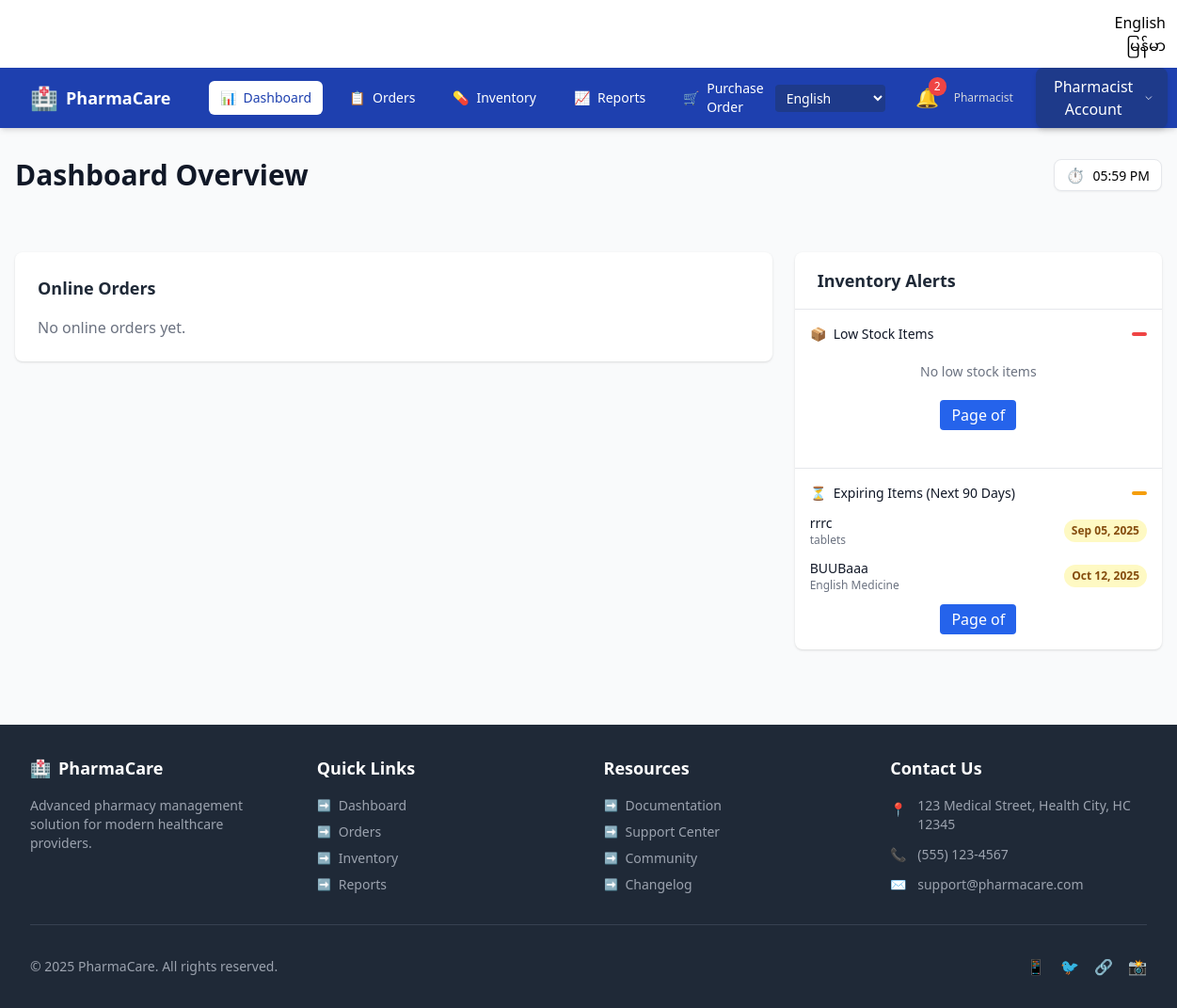
Page /en/ (signed in) on the earlier database version.
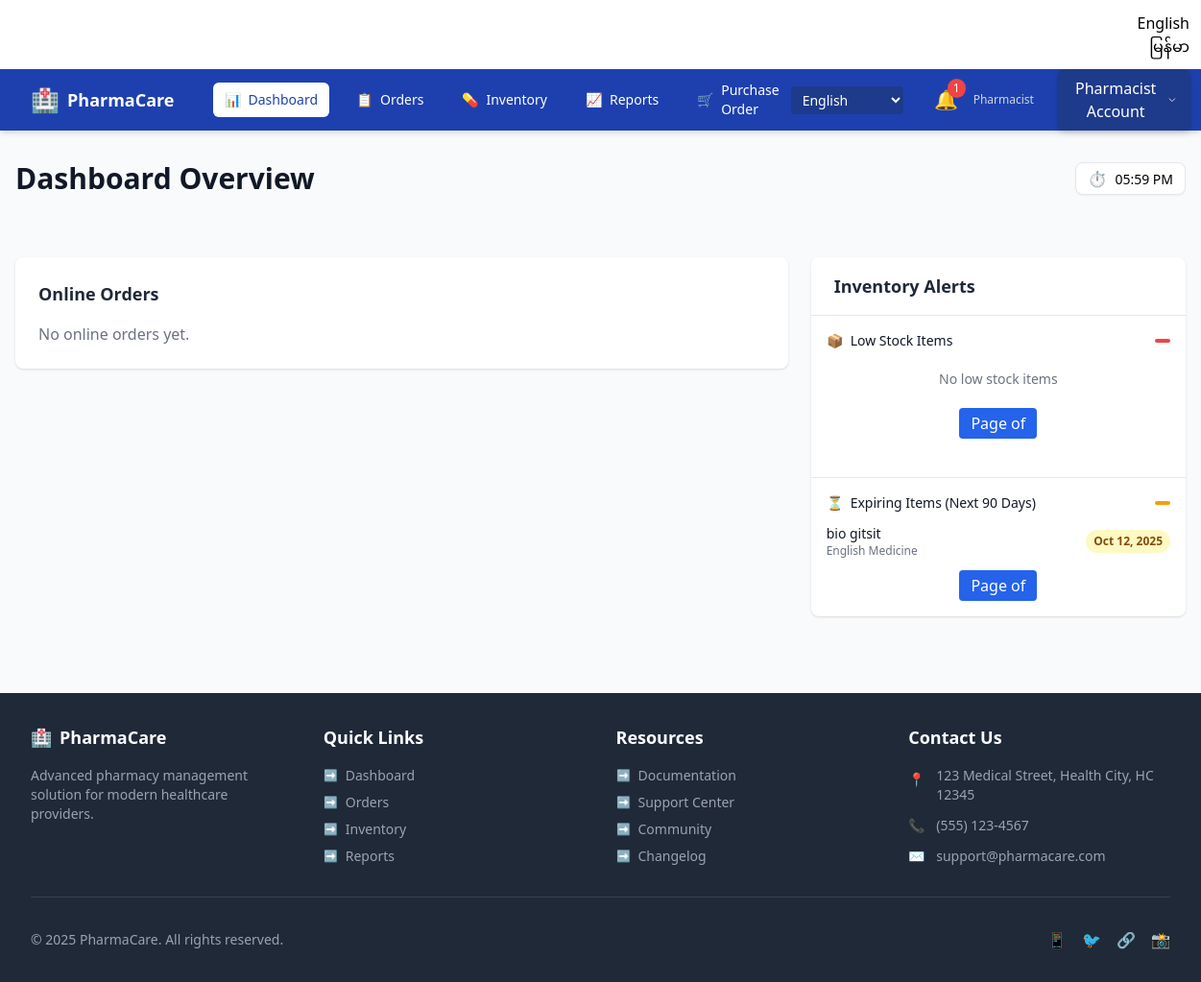
Same page on the later database version.
### ourapp/models.py (models this page shows, shortened)
class Item(models.Model):
    category = models.ForeignKey(Category, on_delete=models.CASCADE, verbose_name=_("Category"))
    item_photo = models.ImageField(upload_to='photos', verbose_name=_("Photo"))
    primary_supplier = models.ForeignKey(Supplier, on_delete=models.CASCADE, blank=True, null=True, verbose_name=_("Primary Supplier"))
    strength = models.CharField(max_length=50, blank=True, null=True, verbose_name=_("Strength"))
    item_name = models.CharField(max_length=255, verbose_name=_("Item Name"))
    item_quantity = models.PositiveIntegerField(verbose_name=_("Quantity"))
    item_price = models.PositiveIntegerField(verbose_name=_("Selling Price"))
    purcharse_price = models.PositiveIntegerField(default=0, verbose_name=_("Purchase Price"))
    reorder_level = models.PositiveIntegerField(default=0, blank=True, null=True, verbose_name=_("Reorder Level"))
    item_description = models.TextField(verbose_name=_("Description"))
    exp_date = models.DateField(verbose_name=_("Expiry Date"))
    brand_name = models.CharField(max_length=255, blank=True, null=True, verbose_name=_("Brand Name"))
    batch_number = models.CharField(max_length=100, blank=True, null=True, verbose_name=_("Batch Number"))
    stock_minimum = models.PositiveIntegerField(default=10, verbose_name=_("Minimum Stock"))
    is_limited = models.BooleanField(default=False, verbose_name=_("Limited Stock"))
    max_quantity = models.PositiveIntegerField(default=5, verbose_name=_("Maximum Quantity"))
    last_ordered = models.DateField(blank=True, null=True, verbose_name=_("Last Ordered"))

class Category(models.Model):
    name = models.CharField(max_length=100, unique=True, verbose_name=_("Name"))
    description = models.TextField(blank=True, null=True, verbose_name=_("Description"))
    def __str__(self):
        return self.name

### ourapp/views.py (the view)
# urls.py: path('', base, name='base'),
def base(request):
    items = Item.objects.all().order_by('-id')[:2]
    categories = Category.objects.all()
    context = {'items':items,
               'categories': categories,
               }
    return render(request,'base.html',context)

### ourapp/context_processors.py (called while the page is built)
def expiry_alert_items(request):
    if request.user.is_authenticated and hasattr(request.user, 'userprofile'):
        if request.user.userprofile.role == 'pharmacist':
            today = date.today()
            threshold_date = today + timedelta(days=90)
            expiring_items = Item.objects.filter(exp_date__lte=threshold_date, exp_date__gte=today).order_by('exp_date')
            return {'expiring_items': expiring_items}
    return {}

### templates/base.html (shortened to what this page needs)
{% load static %}
<!DOCTYPE html>
<html lang="en">
<head>
</head>
<body>
    {% if user.userprofile.role == 'pharmacist' %}
    <div class="text-end p-3 bg-white border-bottom">
  <form action="{% url 'set_language' %}" method="post" class="d-inline">
      <button type="submit" class="btn btn-outline-primary btn-sm">English</button>
  </form>
  <form action="{% url 'set_language' %}" method="post" class="d-inline">
      <button type="submit" class="btn btn-outline-success btn-sm">မြန်မာ</button>
  </form>
</div>
            {% include 'pharmacist/dashboard.html' %}
    {% else %}
             {% include 'customer/dashboard.html' %}
             <div class="text-end p-3 bg-white border-bottom">
    {% endif %}
</body>
</html>

### templates/pharmacist/dashboard.html (shortened to what the changed rows need)
{% load i18n %}
<!DOCTYPE html>
<html lang="en">
<head>
    <script src="https://cdn.tailwindcss.com"></script>
</head>
<body class="bg-gray-50 flex flex-col min-h-screen">
    {% if user.userprofile.role == 'pharmacist' %}
    <nav class="bg-[#1e40af] text-white shadow-md">
        <div class="mx-auto px-4 sm:px-6 lg:px-8">
            <div class="flex items-center justify-between h-16">
                <div class="flex items-center">
                    <div class="ml-3 relative">
                        <button id="notif-bell" class="p-1 rounded-full text-white focus:outline-none relative hover:bg-[#3b82f6] hover:bg-opacity-20">
                            <span class="text-xl">🔔</span>
                            {% if expiring_items %}
                            <span class="absolute -top-1 -right-1 bg-[#ef4444] text-white text-xs rounded-full px-1.5 py-0.5">
                                {{ expiring_items|length }}
                            </span>
                            {% endif %}
                        </button>
                    </div>
                </div>
            </div>
        </div>
    </nav>
    {% else %}
    {{ user.userprofile.role }}
    {% endif %}
    <div class="w-full px-4 py-8">
        <div class="mb-8">
            <div class="flex justify-between items-center">
                <div>
                    <h1 class="text-3xl font-bold text-gray-900">{% trans "Dashboard Overview" %}</h1>
                </div>
            </div>
        </div>
        <div class="grid grid-cols-1 lg:grid-cols-3 gap-6">
            <div class="lg:col-span-2">
                <div class="card bg-white rounded-lg p-6 shadow mb-8">
                    <h2 class="text-lg font-semibold text-gray-800 mb-4">{% trans "Online Orders" %}</h2>
                </div>
            </div>
            <div class="space-y-6">
                <div class="card bg-white rounded-lg shadow overflow-hidden">
                    <div class="px-6 py-4 border-b border-gray-200">
                        <h2 class="text-lg font-semibold text-gray-800">{% trans "Inventory Alerts" %}</h2>
                    </div>
                    <div class="divide-y divide-gray-200">
<div class="p-4 mt-6">
    <ul class="space-y-3">
        {% for item in expiring_items %}
        <li class="flex justify-between items-center">
            <div>
                <p class="text-sm font-medium text-gray-900">{{ item.item_name }}</p>
                <p class="text-xs text-gray-500">{{ item.category }}</p>
            </div>
            <span class="text-xs font-semibold px-2 py-1 rounded-full bg-yellow-100 text-yellow-800">
                {{ item.exp_date|date:"M d, Y" }}
            </span>
        </li>
        {% empty %}
        <li class="text-center text-sm text-gray-500 py-2">
            {% trans "No expiring items" %}
        </li>
        {% endfor %}
    </ul>
</div>
                    </div>
                </div>
            </div>
        </div>
    </div>
</body>
</html>

Differences in the rows shown:
removed Item: item_name "rrrc", category "tablets", exp_date "Sep 05, 2025"
changed Item "English Medicine": item_name "BUUBaaa" → "bio gitsit"
Other differences:
{{ expiring_items|length }}: "2" → "1"
